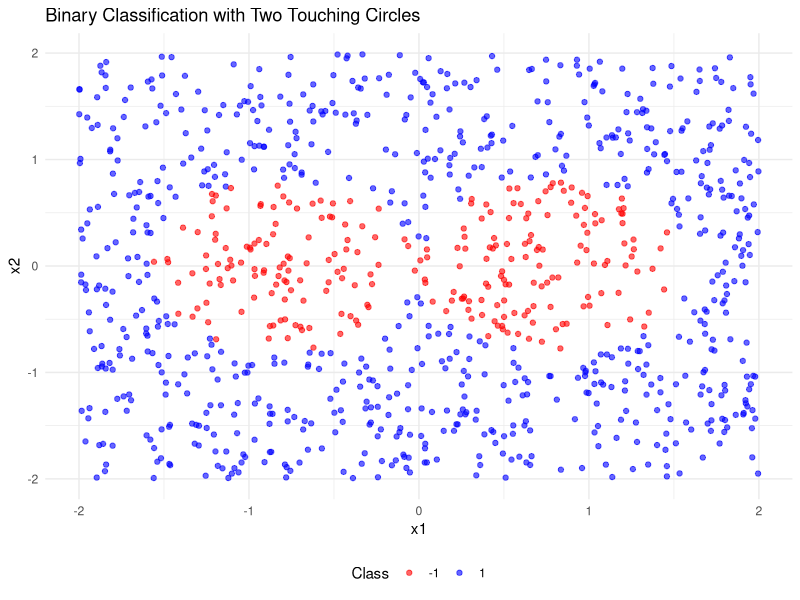
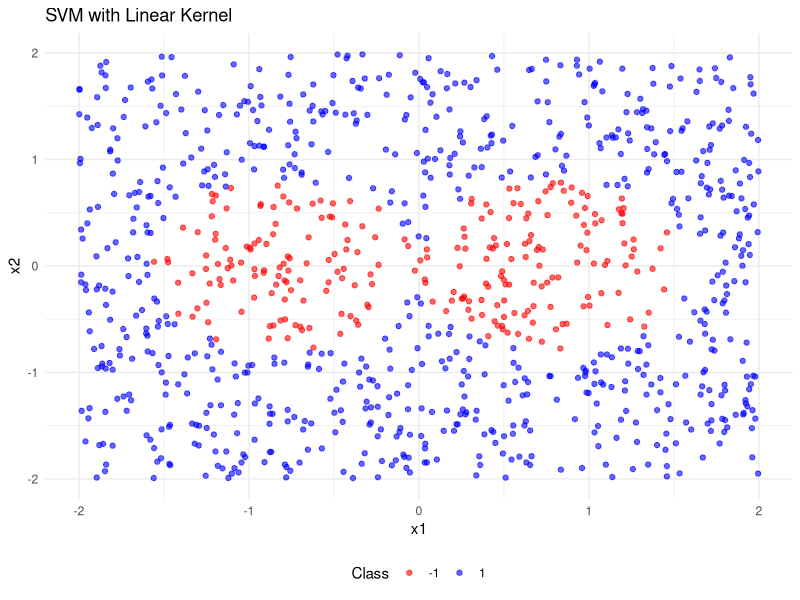
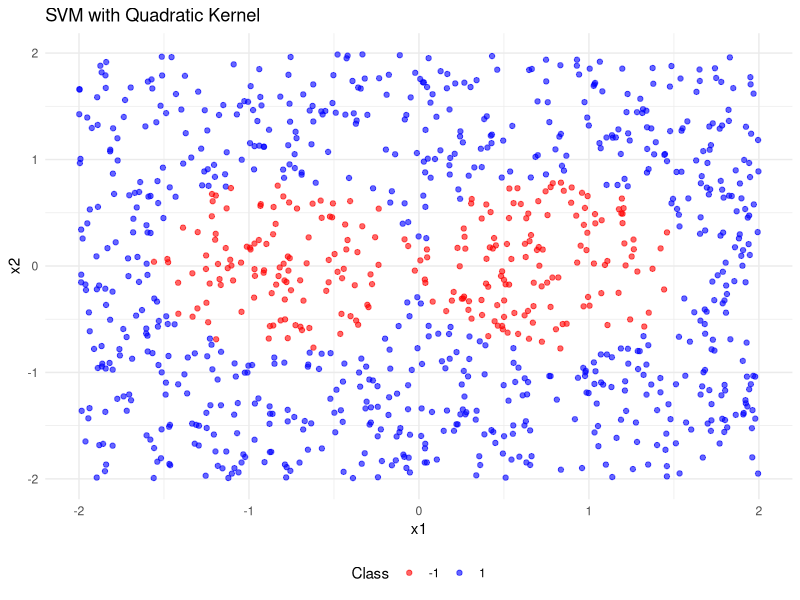
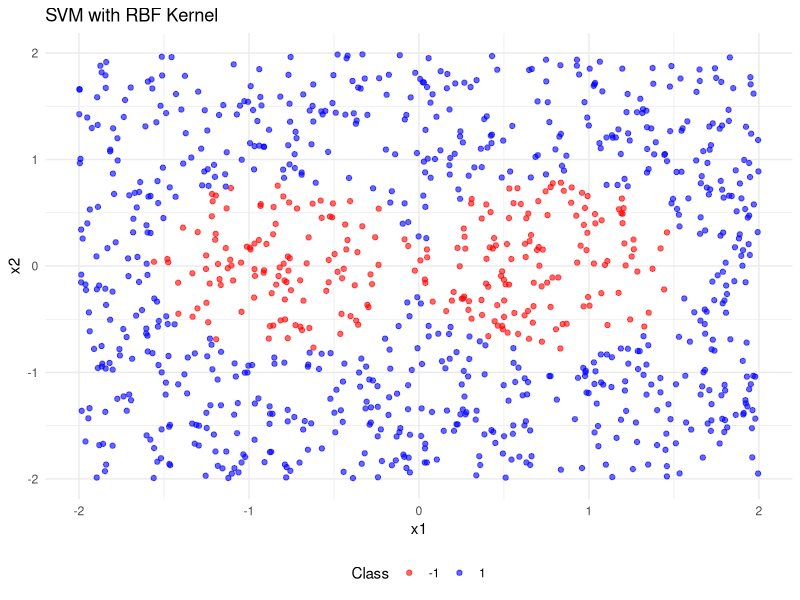

The R source for these figures, in order:
library(e1071)
library(ggplot2)
library(caret)

set.seed(1234)

n <- 1000

x1 <- runif(n, min = -2, max = 2)
x2 <- runif(n, min = -2, max = 2)

center1 <- c(-0.8, 0)
center2 <- c(0.8, 0)
radius <- 0.8

distance_to_center <- function(x, center) {
  sqrt((x[,1] - center[1])^2 + (x[,2] - center[2])^2)
}

points <- cbind(x1, x2)

y <- ifelse(
  distance_to_center(points, center1) <= radius | distance_to_center(points, center2) <= radius,
  -1,
  1
)

data <- data.frame(x1 = x1, x2 = x2, y = factor(y))

ggplot(data, aes(x = x1, y = x2, color = y)) +
  geom_point(alpha = 0.6) +
  scale_color_manual(values = c("-1" = "red", "1" = "blue")) +
  theme_minimal() +
  labs(title = "Binary Classification with Two Touching Circles",
       x = "x1",
       y = "x2",
       color = "Class") +
  theme(legend.position = "bottom")

trainIndex <- createDataPartition(data$y, p = .8, 
                                  list = FALSE, 
                                  times = 1)
trainData <- data[ trainIndex,]
testData  <- data[-trainIndex,]

svm_linear <- svm(y ~ ., data = trainData, kernel = "linear")
svm_quadratic <- svm(y ~ ., data = trainData, kernel = "polynomial", degree = 2)
svm_rbf <- svm(y ~ ., data = trainData, kernel = "radial")

pred_linear <- predict(svm_linear, testData)
pred_quadratic <- predict(svm_quadratic, testData)
pred_rbf <- predict(svm_rbf, testData)

accuracy_linear <- sum(pred_linear == testData$y) / nrow(testData)
accuracy_quadratic <- sum(pred_quadratic == testData$y) / nrow(testData)
accuracy_rbf <- sum(pred_rbf == testData$y) / nrow(testData)

print(paste("Accuracy with Linear Kernel: ", accuracy_linear))
print(paste("Accuracy with Quadratic Kernel: ", accuracy_quadratic))
print(paste("Accuracy with RBF Kernel: ", accuracy_rbf))

plot_decision_boundary <- function(model, data, title) {
  grid <- expand.grid(x1 = seq(-2, 2, length.out = 200),
                      x2 = seq(-2, 2, length.out = 200))
  
  grid$y <- predict(model, grid)
  
  ggplot() +
    geom_point(data = data, aes(x = x1, y = x2, color = y), alpha = 0.6) +
    geom_contour(data = grid, aes(x = x1, y = x2, z = as.numeric(y)), breaks = 0.5, color = "black") +
    scale_color_manual(values = c("-1" = "red", "1" = "blue")) +
    theme_minimal() +
    labs(title = title, x = "x1", y = "x2", color = "Class") +
    theme(legend.position = "bottom")
}

p1 <- plot_decision_boundary(svm_linear, data, "SVM with Linear Kernel")
p2 <- plot_decision_boundary(svm_quadratic, data, "SVM with Quadratic Kernel")
p3 <- plot_decision_boundary(svm_rbf, data, "SVM with RBF Kernel")

print(p1)
print(p2)
print(p3)
